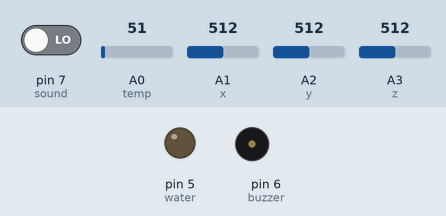
Simulated run of this sketch. Board: Arduino Uno, built with avr-gcc and run on an emulated ATmega328P. Shown: output pins drawn as LEDs (lit = HIGH), buzzer (waves = sounding, pin HIGH). Inputs (shaded band) come from the test bench; at power-on: pin 7 (sound) LOW, A0 (temp) = 51, A1 (x) = 512, A2 (y) = 512, A3 (z) = 512. The modem accepts every AT command (registered, SIM ready, sends succeed) and sends nothing else; what the sketch prints to the serial monitor is not drawn.

Above: at 7.5 s.
At 19.6 s:
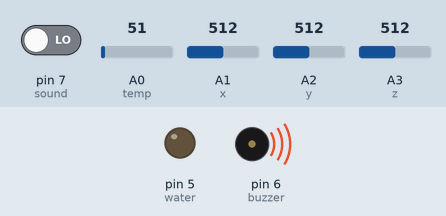
Timing chart, 0 to 45.5 s (numbered marks = the images above):
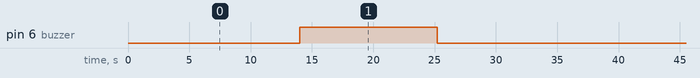

Measured:
- by itself, pin 6 (buzzer): alternates HIGH for 11.2 s and LOW for 23.0 s

The sketch:

Anti_poaching.ino
```cpp
#include <SoftwareSerial.h>
#include <LiquidCrystal.h>

LiquidCrystal lcd(8,9,10,11,12,13);
SoftwareSerial gsm(5,6); //RX,TX

int temp = A0;
int sound = 7;
int buzzer = 6;
int water = 5;

int x=A1;
int y=A2;
int z=A3;

float x1,y1,z1;
float a,b,c;

void setup() {

  Serial.begin(9600);
  pinMode(temp,INPUT);
  pinMode(sound,INPUT);
  pinMode(buzzer,OUTPUT);
  pinMode(water,OUTPUT);
  pinMode(x,INPUT);
  pinMode(y,INPUT);
  pinMode(z,INPUT);

  lcd.clear();
  lcd.setCursor(0,0);
  lcd.print("WELCOME TO");
  lcd.setCursor(1,0);
  lcd.print("ANTI-POACHING");
 delay(1000);
}
void loop() {
  Checktempcondition();
  Checktiltcondition();
  CheckSoundCondition();
  SendTextsms();
  }
/* -------SOUND SENSOR   */

void  CheckSoundCondition()
{
  int s=digitalRead(sound);
  if(s==HIGH)
  {
    Serial.println("cutting trees in forest");
    delay(100);
    digitalWrite(buzzer,HIGH);
    delay(2000);
    digitalWrite(buzzer,LOW);
    SendTextsms();
  }
  else
  {
    Serial.println("sound normal condition in forest");
    delay(100);
    digitalWrite(buzzer,LOW);
  }
}
/*----   TEMPERATURE SENSOR  -----*/


void Checktempcondition()
{
  int val=analogRead(temp);
  int t= val*0.48/2;
  delay(1000);
  if( t>50)
{
  Serial.println(" FIRE OCCURED IN FOREST ");
  delay(100);
  lcd.clear();
  lcd.setCursor(0,1);
  lcd.print("FIRE OCCURED");
  delay(100);
  digitalWrite(water,HIGH);
  Serial.println(" WATER ACTIVATED  ");
  delay(1000);
  digitalWrite(buzzer,HIGH);
  delay(1000);
  SendTextsms();
 }
 else
 {
  Serial.println(" FIRE IS NOT OCCURED ");
  delay(1000);
  lcd.clear();
  lcd.setCursor(0,1);
  lcd.print("FIRE IS NOT OCCURED");
  delay(1000);
  digitalWrite(water,LOW);
  delay(1000);
   }
}
/*------ TILT SENSOR -------*/

void Checktiltcondition()
{
a=analogRead(x);    // reads the sensor output (Vout of accelerometer)3=analogRead(x,y,z);
b=analogRead(y);
c=analogRead(z);

lcd.clear();
lcd.setCursor(0, 0);
lcd.print("x: ");
lcd.print(a);
Serial.print("x: ");
Serial.print(a);
delay(3000);

lcd.print("y: ");
lcd.print(b);
Serial.print("y: ");
Serial.print(b);
delay(3000);

lcd.setCursor(1, 1);
lcd.print("z: ");
lcd.println(c);
Serial.print("z: ");
Serial.print(c);
delay(3000);

if (a >= 350 && a <= 360)
{
  lcd.clear();
  lcd.println("normal condition in forest ");
  Serial.println("normal condition in forest");
  digitalWrite(buzzer,LOW);
  delay(3000);
}
else if(b >=350 && b<=360)
{
   lcd.clear();
   lcd.println("normal condition in forest ");
   Serial.println("normal condition in forest ");
   digitalWrite(buzzer,LOW);
   delay(3000);
}
else if(c >=410 && c <= 430)
{
  lcd.clear();
  lcd.println("normal condition in forest ");
  Serial.println("normal condition in forest ");
  digitalWrite(buzzer,LOW);
  delay(3000);
}

else
{
  lcd.clear();
  lcd.println("cutting trees in forest");
  Serial.println(" cutting trees in forest ");
  digitalWrite(buzzer,HIGH);
  delay(1000);
  lcd.clear();
  lcd.setCursor(0, 0);
  lcd.println("BUZZER HIGH");
  Serial.println("BUZZER HIGH");
  delay(100);
  SendTextsms();
}
}
void SendTextsms()
{
  gsm.println("AT+CMGF=1"); //to send SMS in text mode
  delay(500);
  gsm.println("AT+CMGS=\"+916300069543\"\r"); //change the phone number by user
  delay(500);
  gsm.println("CUTTING TREES IN FOREST");     //content in the sms
  delay(5000);
  gsm.println((char)26);  //the stoping character
  delay(1000);
  lcd.clear();
  lcd.setCursor(0, 0);
  lcd.println("sending sms ");
  delay(1000);
  lcd.clear();
  lcd.setCursor(0, 0);
  lcd.println("CUTTING TREES ");
  lcd.setCursor(1,0);
  lcd.println(" IN FOREST");
  delay(1000);
  Serial.println("CUTTING TREES IN FOREST");
  delay(1000);
}
```
